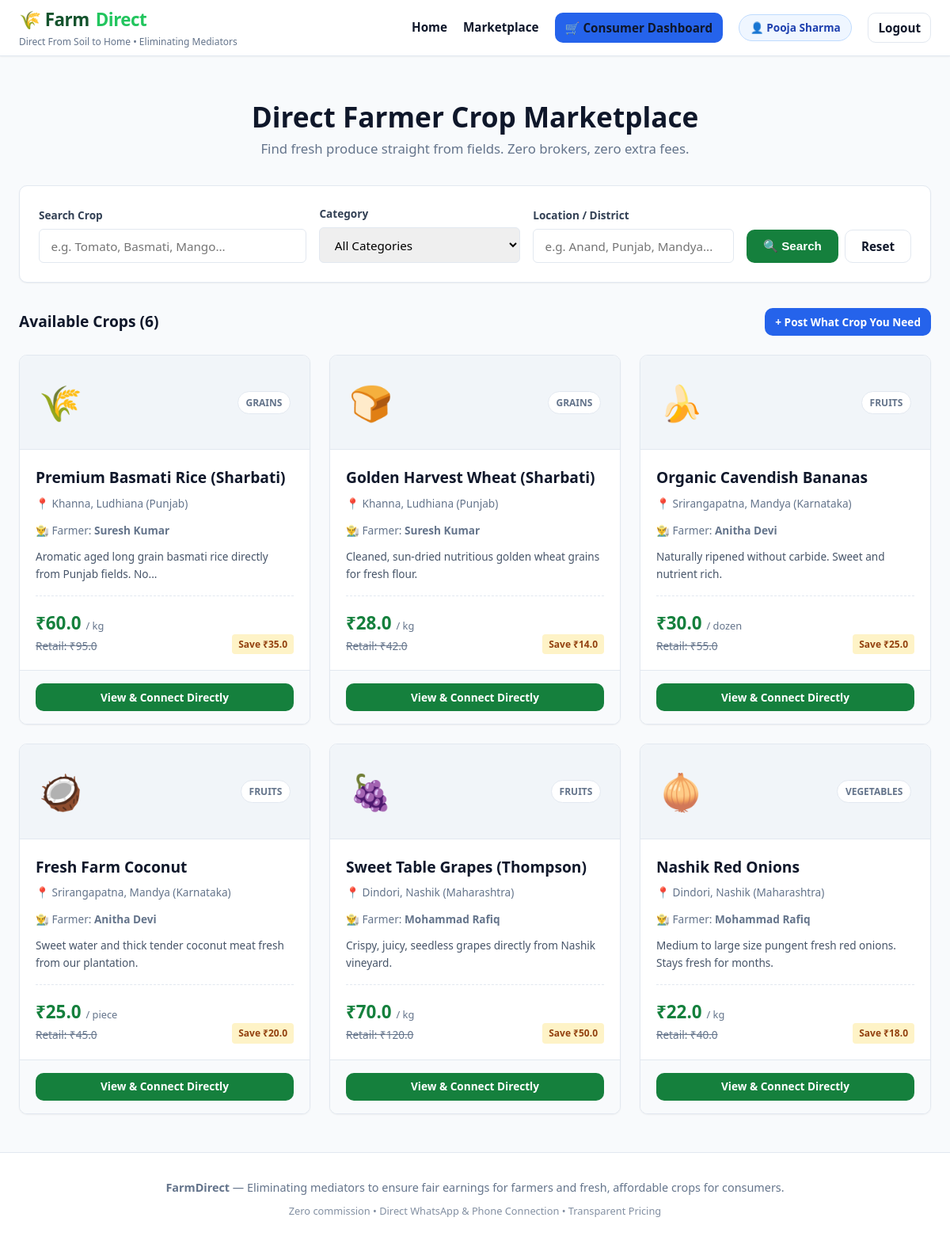
Screenshot of /crops (signed in) with the database file from the repository.
### tables this page shows
CREATE TABLE users (
        id INTEGER PRIMARY KEY AUTOINCREMENT,
        role TEXT NOT NULL CHECK(role IN ('farmer', 'consumer')),
        name TEXT NOT NULL,
        phone TEXT NOT NULL,
        email TEXT UNIQUE,
        password_hash TEXT NOT NULL,
        state TEXT,
        district TEXT,
        city_village TEXT NOT NULL,
        address TEXT,
        created_at TIMESTAMP DEFAULT CURRENT_TIMESTAMP
    );

CREATE TABLE crops (
        id INTEGER PRIMARY KEY AUTOINCREMENT,
        farmer_id INTEGER NOT NULL,
        crop_name TEXT NOT NULL,
        category TEXT NOT NULL,
        price REAL NOT NULL,
        unit TEXT NOT NULL DEFAULT 'kg',
        quantity REAL NOT NULL,
        harvest_date TEXT,
        description TEXT,
        image_emoji TEXT DEFAULT '🌾',
        location TEXT NOT NULL,
        estimated_market_price REAL,
        status TEXT NOT NULL DEFAULT 'available' CHECK(status IN ('available', 'sold_out')),
        created_at TIMESTAMP DEFAULT CURRENT_TIMESTAMP,
        FOREIGN KEY (farmer_id) REFERENCES users (id) ON DELETE CASCADE
    );

### app.py (the view)
@app.route('/crops')
def marketplace():
    query = request.args.get('q', '').strip()
    category = request.args.get('category', '').strip()
    location = request.args.get('location', '').strip()
    crops = db.get_all_crops(search_query=query, category=category, location_query=location)
    return render_template('marketplace.html', crops=crops, search_query=query, category=category, location=location)

### app.py (called while the page is built)
@app.context_processor
def inject_user():
    user = None
    if 'user_id' in session:
        user = db.get_user_by_id(session['user_id'])
    return dict(current_user=user)

### database.py (called while the page is built)
def get_db_connection():
    conn = sqlite3.connect(DB_PATH)
    conn.row_factory = sqlite3.Row
    return conn

def get_user_by_id(user_id):
    conn = get_db_connection()
    user = conn.execute("SELECT * FROM users WHERE id = ?", (user_id,)).fetchone()
    conn.close()
    return user

### templates/marketplace.html (shortened to what this page needs)
{% extends "base.html" %}
{% block content %}
<div class="container" style="padding-top: 2rem;">
    <div style="margin-bottom: 2rem; text-align: center;">
        <h1 style="font-size: 2.2rem; font-weight: 800; color: var(--text-dark);">Direct Farmer Crop Marketplace</h1>
        <p style="color: var(--text-muted); font-size: 1.05rem;">
            Find fresh produce straight from fields. Zero brokers, zero extra fees.
        </p>
    </div>
    <div class="filter-card">
        <form method="GET" action="{{ url_for('marketplace') }}" class="filter-form">
            <div class="form-group" style="margin-bottom: 0;">
                <label for="q">Search Crop</label>
                <input type="text" id="q" name="q" class="form-control" placeholder="e.g. Tomato, Basmati, Mango..." value="{{ search_query }}">
            </div>
            <div class="form-group" style="margin-bottom: 0;">
                <label for="category">Category</label>
                <select id="category" name="category" class="form-control">
                    <option value="">All Categories</option>
                </select>
            </div>
            <div class="form-group" style="margin-bottom: 0;">
                <label for="location">Location / District</label>
                <input type="text" id="location" name="location" class="form-control" placeholder="e.g. Anand, Punjab, Mandya..." value="{{ location }}">
            </div>
            <div style="display: flex; gap: 0.5rem;">
                <button type="submit" class="btn btn-primary" style="height: 42px;">🔍 Search</button>
                <a href="{{ url_for('marketplace') }}" class="btn btn-secondary" style="height: 42px;" title="Reset filters">Reset</a>
            </div>
        </form>
    </div>
    <div style="display: flex; justify-content: space-between; align-items: center; margin-bottom: 1.5rem;">
        <h3 style="font-size: 1.2rem; font-weight: 700; color: var(--text-dark);">
            Available Crops ({{ crops|length }})
        </h3>
        {% if session.get('role') == 'consumer' %}
        <a href="{{ url_for('consumer_dashboard') }}" class="btn btn-sm btn-consumer">+ Post What Crop You Need</a>
        {% endif %}
    </div>
    {% if crops %}
    <div class="crops-grid">
        {% for crop in crops %}
        <div class="crop-card">
            <div class="crop-card-header">
                <span class="crop-emoji">{{ crop.image_emoji }}</span>
                <span class="crop-category-badge">{{ crop.category }}</span>
            </div>
            <div class="crop-card-body">
                <h3 class="crop-card-title">{{ crop.crop_name }}</h3>
                <div class="crop-location">📍 {{ crop.location }}</div>
                <div style="font-size: 0.85rem; color: var(--text-muted); margin-bottom: 0.75rem;">
                    👨‍🌾 Farmer: <strong>{{ crop.farmer_name }}</strong>
                </div>
                <p style="font-size: 0.85rem; color: #475569; margin-bottom: 1rem; flex: 1;">
                    {{ crop.description|truncate(80) }}
                </p>
                <div class="crop-pricing">
                    <div>
                        <div class="direct-price">₹{{ crop.price }} <span>/ {{ crop.unit }}</span></div>
                        {% if crop.estimated_market_price %}
                        <div class="market-price-strike">Retail: ₹{{ crop.estimated_market_price }}</div>
                        {% endif %}
                    </div>
                    {% if crop.estimated_market_price and crop.estimated_market_price > crop.price %}
                    <div class="savings-pill">
                        Save ₹{{ (crop.estimated_market_price - crop.price)|round }}
                    </div>
                    {% endif %}
                </div>
            </div>
            <div class="crop-card-footer">
                <a href="{{ url_for('crop_detail', crop_id=crop.id) }}" class="btn btn-primary btn-sm btn-block">
                    View & Connect Directly
                </a>
            </div>
        </div>
        {% endfor %}
    </div>
    {% endif %}
</div>
{% endblock %}

### templates/base.html (shortened to what this page needs)
<!DOCTYPE html>
<html lang="en">
<head>
    <link rel="stylesheet" href="{{ url_for('static', filename='css/style.css') }}">
</head>
<body>
    <nav class="navbar">
        <div class="container nav-content">
            <div>
                <a href="{{ url_for('index') }}" class="brand-logo">
                    🌾 Farm<span class="highlight">Direct</span>
                </a>
                <span class="brand-tagline">Direct From Soil to Home • Eliminating Mediators</span>
            </div>
            <ul class="nav-links">
                <li><a href="{{ url_for('index') }}">Home</a></li>
                <li><a href="{{ url_for('marketplace') }}">Marketplace</a></li>
                {% if session.get('user_id') %}
                    {% if session.get('role') == 'farmer' %}
                        <li><a href="{{ url_for('farmer_dashboard') }}" class="btn btn-sm btn-farmer">🌾 Farmer Dashboard</a></li>
                        <li><span class="user-badge farmer">👨‍🌾 {{ session.get('user_name') }}</span></li>
                    {% elif session.get('role') == 'consumer' %}
                        <li><a href="{{ url_for('consumer_dashboard') }}" class="btn btn-sm btn-consumer">🛒 Consumer Dashboard</a></li>
                        <li><span class="user-badge consumer">👤 {{ session.get('user_name') }}</span></li>
                    {% endif %}
                    <li><a href="{{ url_for('logout') }}" class="btn btn-sm btn-secondary">Logout</a></li>
                {% else %}
                    <li><a href="{{ url_for('farmer_login') }}" class="btn btn-sm btn-farmer">👨‍🌾 Farmer Login</a></li>
                    <li><a href="{{ url_for('consumer_login') }}" class="btn btn-sm btn-consumer">🛒 Consumer Login</a></li>
                {% endif %}
            </ul>
        </div>
    </nav>
    <div class="container flash-container">
    </div>
    <main>
        {% block content %}{% endblock %}
    </main>
    <footer>
        <div class="container">
            <p><strong>FarmDirect</strong> — Eliminating mediators to ensure fair earnings for farmers and fresh, affordable crops for consumers.</p>
            <p style="margin-top: 0.5rem; font-size: 0.8rem; opacity: 0.8;">Zero commission • Direct WhatsApp & Phone Connection • Transparent Pricing</p>
        </div>
    </footer>
</body>
</html>

### rows the page displays
users: get "Pooja Sharma"
crops: image_emoji "🌾", category "GRAINS", crop_name "Premium Basmati Rice (Sharbati)", location "Khanna, Ludhiana (Punjab)", farmer_name "Suresh Kumar", description "Aromatic aged long grain basmati rice directly from Punjab fields. No...", price "60.0", unit "kg", estimated_market_price "95.0", (crop.estimated_market_price-crop.price)|round "35.0"
crops: image_emoji "🍞", category "GRAINS", crop_name "Golden Harvest Wheat (Sharbati)", location "Khanna, Ludhiana (Punjab)", farmer_name "Suresh Kumar", description "Cleaned, sun-dried nutritious golden wheat grains for fresh flour.", price "28.0", unit "kg", estimated_market_price "42.0", (crop.estimated_market_price-crop.price)|round "14.0"
crops: image_emoji "🍌", category "FRUITS", crop_name "Organic Cavendish Bananas", location "Srirangapatna, Mandya (Karnataka)", farmer_name "Anitha Devi", description "Naturally ripened without carbide. Sweet and nutrient rich.", price "30.0", unit "dozen", estimated_market_price "55.0", (crop.estimated_market_price-crop.price)|round "25.0"
crops: image_emoji "🥥", category "FRUITS", crop_name "Fresh Farm Coconut", location "Srirangapatna, Mandya (Karnataka)", farmer_name "Anitha Devi", description "Sweet water and thick tender coconut meat fresh from our plantation.", price "25.0", unit "piece", estimated_market_price "45.0", (crop.estimated_market_price-crop.price)|round "20.0"
crops: image_emoji "🍇", category "FRUITS", crop_name "Sweet Table Grapes (Thompson)", location "Dindori, Nashik (Maharashtra)", farmer_name "Mohammad Rafiq", description "Crispy, juicy, seedless grapes directly from Nashik vineyard.", price "70.0", unit "kg", estimated_market_price "120.0", (crop.estimated_market_price-crop.price)|round "50.0"
crops: image_emoji "🧅", category "VEGETABLES", crop_name "Nashik Red Onions", location "Dindori, Nashik (Maharashtra)", farmer_name "Mohammad Rafiq", description "Medium to large size pungent fresh red onions. Stays fresh for months.", price "22.0", unit "kg", estimated_market_price "40.0", (crop.estimated_market_price-crop.price)|round "18.0"

### other values shown
{{ crops|length }} "6"
